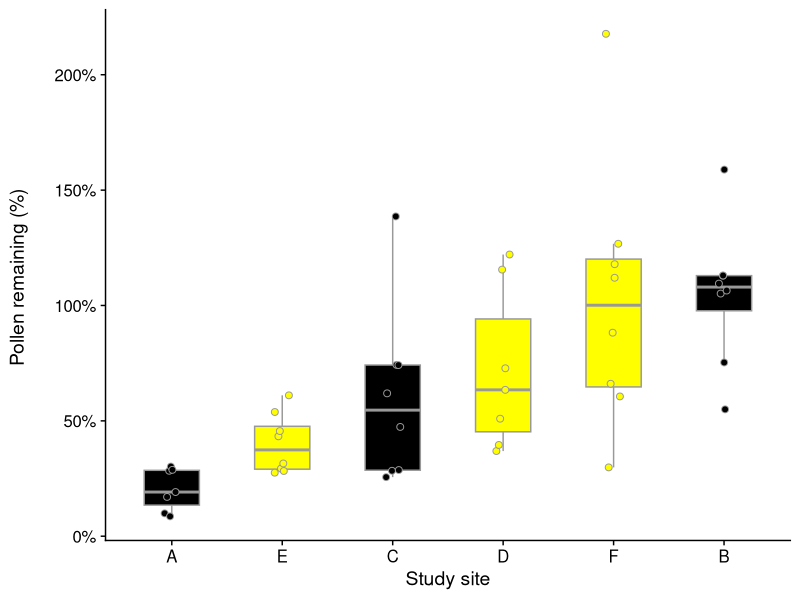
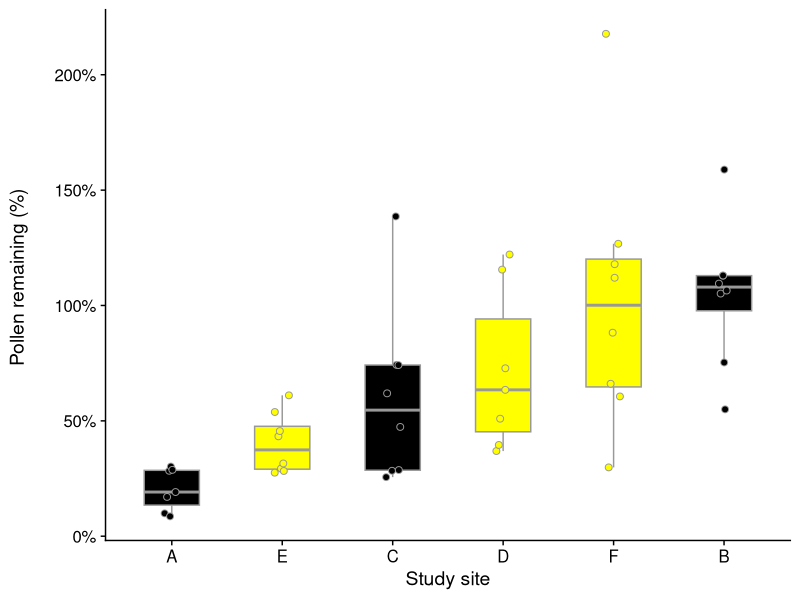
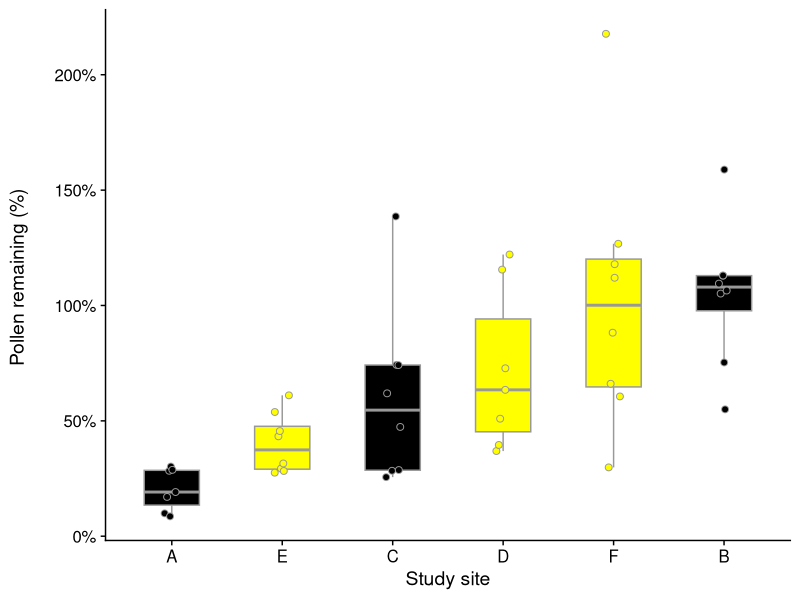

R code for these plots, in order:
# Heli Juottonen 2019-2022 heli.juottonen@alumni.helsinki.fi
# R scripts for Elsi Hietaranta's willow manuscript
# https://github.com/helijuottonen/elsiwillow

# 5: pollen remaining by site  / honeybees (Fig. 4)

# Disclaimer: I'm a self-taught R user. I try my very best to make sure that the scripts work, but I do not 
# guarantee that they are correct, make sense or follow any kind of best practices. Use at your own risk!

library(ggplot2)
library(cowplot)

# read in pollen data
pol <- read.csv2("data/pollen_fig4.csv", header=T)

# rename sites to match manuscript names (I checked that the outcome is correct)
pol$Site <- as.factor(pol$Site)
levels(pol$Site)
levels(pol$Site) <- c("A", "B", "C", "D", "E", "F")

# plotting
pol_plot <- ggplot(pol, aes(x=reorder(Site, trt_ratio_casy, FUN=median), y=trt_ratio_casy, fill=honeybees)) +
  geom_boxplot(color="grey60", outlier.shape=NA, width=0.5) +
  geom_point(position=position_jitterdodge(jitter.width=0.15), shape=21, color="grey60", size=2, aes(fill=honeybees)) +
  labs(y="Pollen remaining (%) \n", x="Study site") +
  scale_fill_manual(values=c("yellow", "black")) +
  #scale_x_discrete(labels=c("open", "bagged")) +
  guides(fill="none") +
  scale_y_continuous(labels = scales::percent_format(accuracy = 1)) +
  theme_cowplot(14)

pol_plot

pol_plot
pdf("plots/pol_plot.pdf")
print(pol_plot)
dev.off()

